Frame 1 (no input): blank canvas, image omitted
Frame 60 (no input): blank canvas, image omitted
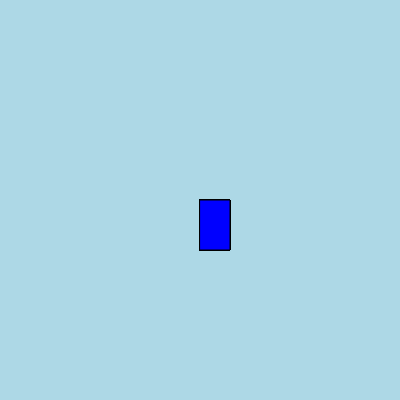
Frame 120 (the mouse pressed at the canvas centre since frame 60)

The p5.js sketch whose frames 1 and 60 were blank and that drew this single picture after the mouse press (run headless with seeded random() and noise() and a simulated clock; from frame 60 on, the mouse is pressed at the canvas centre):

// p5.js sketch
// ── sketch.js
function setup() {
    createCanvas(400, 400);
    background("lightblue");
  
  }
  
  function draw() {
  if(mouseIsPressed){
    rect(mouseX,mouseY,30,50);
    
  }
    
    
  stroke("black")
  fill("blue")
  
  }
